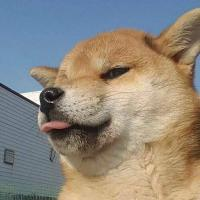
#> input picture sample/test.jpg, 200 x 200 px
$ python sample-001.py
#> lines starting #> are read from the running program, lines starting #| are printed output that depends on the picture
import numpy as np
import matplotlib.pyplot as plt
from PIL import Image

# 读取图像（这里假设图像已经以numpy数组的形式读入，可以使用其他库读取）
# 这里使用随机生成的图像作为示例

image = Image.open("test.jpg")
#> image is the input picture: PIL image 200x200 RGB; mean R, G, B 142.8, 135.8, 125.4

image=np.array(image)

# image = np.random.randint(0, 255, size=(256, 256, 3), dtype=np.uint8)

# 降采样函数
def downsample(image, scale_factor):
#> called with scale_factor = 0.5
    new_shape = (int(image.shape[0] * scale_factor), int(image.shape[1] * scale_factor), image.shape[2])
#> new_shape = (100, 100, 3)
    downsampled_image = np.zeros(new_shape, dtype=image.dtype)
    for i in range(new_shape[0]):
        for j in range(new_shape[1]):
            downsampled_image[i, j] = image[int(i / scale_factor), int(j / scale_factor)]
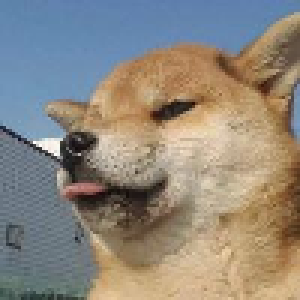
#> downsampled_image: shape (100, 100, 3) (shown 3 times larger); mean R, G, B 142.5, 135.7, 125.6
    return downsampled_image

# 上采样函数
def upsample(image, scale_factor):
#> called with scale_factor = 2
    new_shape = (int(image.shape[0] / scale_factor), int(image.shape[1] / scale_factor), image.shape[2])
#> new_shape = (100, 100, 3)
    upsampled_image = np.zeros(new_shape, dtype=image.dtype)
    for i in range(new_shape[0]):
        for j in range(new_shape[1]):
            upsampled_image[i, j] = image[int(i * scale_factor), int(j * scale_factor)]
    return upsampled_image

# 设定降采样和上采样的比例
downscale_factor = 0.5
upscale_factor = 2

# 进行降采样和上采样操作
downsampled_image = downsample(image, downscale_factor)
upsampled_image = upsample(image, upscale_factor)

# 显示结果
plt.figure(figsize=(10, 5))

plt.subplot(1, 3, 1)
plt.title('Original Image')
plt.imshow(image)
plt.axis('off')


plt.subplot(1, 3, 2)
plt.title('Downsampled Image')
plt.imshow(downsampled_image)
plt.axis('off')
image_down = Image.fromarray(downsampled_image)
image_down.save('downsampled_image_output.jpg')

plt.subplot(1, 3, 3)
plt.title('Upsampled Image')
plt.imshow(upsampled_image)
plt.axis('off')
image_up = Image.fromarray(upsampled_image)
image_up.save('upsampled_image_output.jpg')

plt.show()
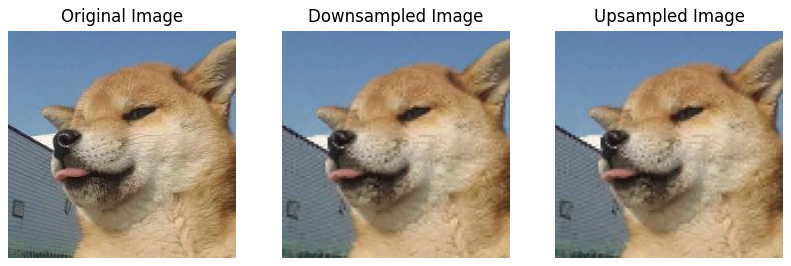
#> figure drawn by matplotlib, 3 panels
